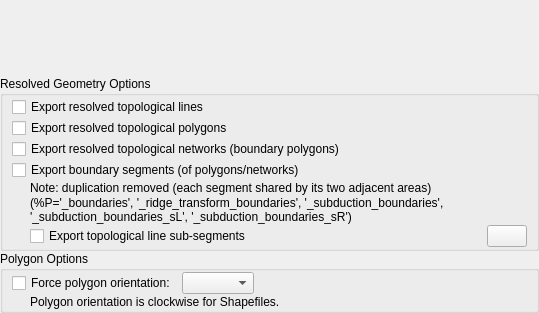
<?xml version="1.0" encoding="UTF-8"?>
<ui version="4.0">
 <class>ExportResolvedTopologyOptionsWidget</class>
 <widget class="QWidget" name="ExportResolvedTopologyOptionsWidget">
  <property name="geometry">
   <rect>
    <x>0</x>
    <y>0</y>
    <width>539</width>
    <height>313</height>
   </rect>
  </property>
  <property name="windowTitle">
   <string>Form</string>
  </property>
  <layout class="QVBoxLayout" name="verticalLayout">
   <property name="spacing">
    <number>0</number>
   </property>
   <property name="leftMargin">
    <number>0</number>
   </property>
   <property name="topMargin">
    <number>0</number>
   </property>
   <property name="rightMargin">
    <number>0</number>
   </property>
   <property name="bottomMargin">
    <number>0</number>
   </property>
   <item>
    <widget class="QWidget" name="widget_shapefile_dateline_wrap" native="true"/>
   </item>
   <item>
    <widget class="QWidget" name="widget_file_options" native="true"/>
   </item>
   <item>
    <widget class="QGroupBox" name="resolved_geometry_options">
     <property name="title">
      <string>Resolved Geometry Options</string>
     </property>
     <layout class="QVBoxLayout" name="verticalLayout_2">
      <property name="spacing">
       <number>1</number>
      </property>
      <property name="topMargin">
       <number>1</number>
      </property>
      <property name="bottomMargin">
       <number>1</number>
      </property>
      <item>
       <widget class="QCheckBox" name="export_resolved_lines_checkbox">
        <property name="text">
         <string>Export resolved topological lines</string>
        </property>
       </widget>
      </item>
      <item>
       <widget class="QCheckBox" name="export_resolved_polygons_checkbox">
        <property name="text">
         <string>Export resolved topological polygons</string>
        </property>
       </widget>
      </item>
      <item>
       <widget class="QCheckBox" name="export_resolved_networks_checkbox">
        <property name="text">
         <string>Export resolved topological networks (boundary polygons)</string>
        </property>
       </widget>
      </item>
      <item>
       <widget class="QCheckBox" name="export_resolved_boundary_segments_checkbox">
        <property name="text">
         <string>Export boundary segments (of polygons/networks)</string>
        </property>
       </widget>
      </item>
      <item>
       <widget class="QWidget" name="boundary_segments_widget" native="true">
        <layout class="QVBoxLayout" name="verticalLayout_4">
         <property name="spacing">
          <number>1</number>
         </property>
         <property name="leftMargin">
          <number>18</number>
         </property>
         <property name="topMargin">
          <number>0</number>
         </property>
         <property name="rightMargin">
          <number>0</number>
         </property>
         <property name="bottomMargin">
          <number>0</number>
         </property>
         <item>
          <widget class="QLabel" name="boundary_segments_description_label">
           <property name="text">
            <string>Note: duplication removed (each segment shared by its two adjacent areas)</string>
           </property>
          </widget>
         </item>
         <item>
          <widget class="QLabel" name="boundary_segments_placeholder_label">
           <property name="text">
            <string>(%P='_boundaries', '_ridge_transform_boundaries', '_subduction_boundaries',
'_subduction_boundaries_sL', '_subduction_boundaries_sR')</string>
           </property>
           <property name="indent">
            <number>-1</number>
           </property>
          </widget>
         </item>
         <item>
          <layout class="QHBoxLayout" name="export_topological_line_sub_segments_layout">
           <item>
            <widget class="QCheckBox" name="export_topological_line_sub_segments_checkbox">
             <property name="text">
              <string>Export topological line sub-segments</string>
             </property>
            </widget>
           </item>
           <item>
            <spacer name="horizontalSpacer_2">
             <property name="orientation">
              <enum>Qt::Horizontal</enum>
             </property>
             <property name="sizeHint" stdset="0">
              <size>
               <width>40</width>
               <height>20</height>
              </size>
             </property>
            </spacer>
           </item>
           <item>
            <widget class="QPushButton" name="push_button_help_export_topological_line_sub_segments">
             <property name="text">
              <string/>
             </property>
             <property name="icon">
              <iconset resource="../qt-resources/qt_resources.qrc">
               <normaloff>:/human_help_browser_16.png</normaloff>:/human_help_browser_16.png</iconset>
             </property>
            </widget>
           </item>
          </layout>
         </item>
        </layout>
       </widget>
      </item>
     </layout>
    </widget>
   </item>
   <item>
    <widget class="QGroupBox" name="polygon_options">
     <property name="title">
      <string>Polygon Options</string>
     </property>
     <layout class="QVBoxLayout" name="verticalLayout_5">
      <property name="spacing">
       <number>1</number>
      </property>
      <property name="topMargin">
       <number>1</number>
      </property>
      <property name="bottomMargin">
       <number>1</number>
      </property>
      <item>
       <widget class="QWidget" name="non_shapefile_polygon_options" native="true">
        <layout class="QHBoxLayout" name="horizontalLayout_2">
         <property name="spacing">
          <number>6</number>
         </property>
         <property name="leftMargin">
          <number>0</number>
         </property>
         <property name="topMargin">
          <number>0</number>
         </property>
         <property name="rightMargin">
          <number>0</number>
         </property>
         <property name="bottomMargin">
          <number>0</number>
         </property>
         <item>
          <widget class="QCheckBox" name="force_polygon_orientation_checkbox">
           <property name="text">
            <string>Force polygon orientation:</string>
           </property>
          </widget>
         </item>
         <item>
          <widget class="QComboBox" name="polygon_orientation_combobox"/>
         </item>
         <item>
          <spacer name="horizontalSpacer">
           <property name="orientation">
            <enum>Qt::Horizontal</enum>
           </property>
           <property name="sizeHint" stdset="0">
            <size>
             <width>40</width>
             <height>20</height>
            </size>
           </property>
          </spacer>
         </item>
        </layout>
       </widget>
      </item>
      <item>
       <widget class="QLabel" name="shapefile_polygon_options_label">
        <property name="text">
         <string>Polygon orientation is clockwise for Shapefiles.</string>
        </property>
        <property name="indent">
         <number>18</number>
        </property>
       </widget>
      </item>
     </layout>
    </widget>
   </item>
  </layout>
 </widget>
 <resources>
  <include location="../qt-resources/qt_resources.qrc"/>
 </resources>
 <connections/>
</ui>
